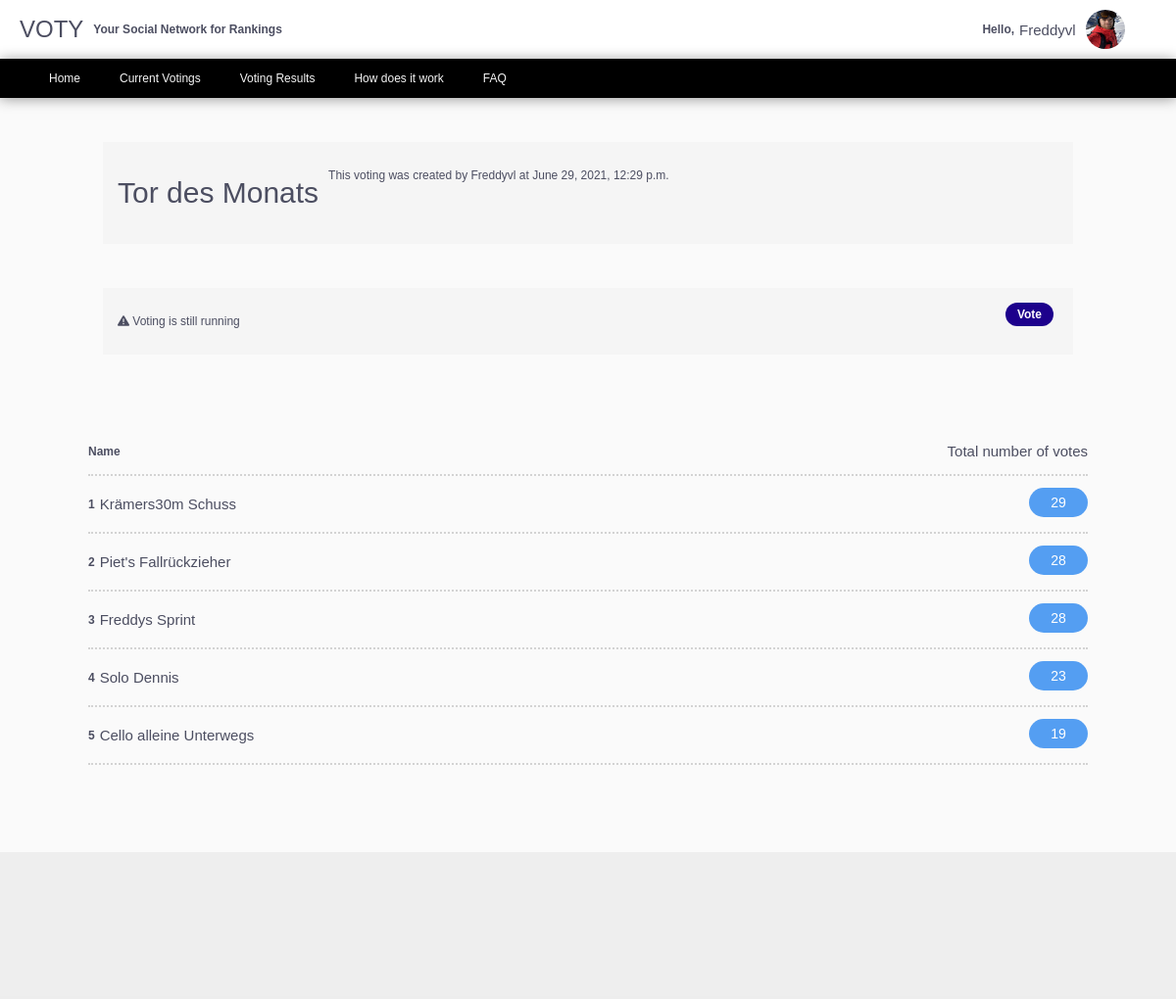
The app's page /voting/1/results/ (signed in) with its own data.
### users/models.py (models this page shows, shortened)
class Profile(models.Model):
    user = models.OneToOneField(User, on_delete=models.CASCADE)
    image = models.ImageField(default='default.jpg', upload_to='profile_pics')
    total_number_of_votings = models.SmallIntegerField(default=0)

### voting/models.py (models this page shows, shortened)
class Voting(models.Model):
    title = models.CharField(max_length=100)
    active = models.BooleanField(default=False)
    private = models.BooleanField(default=False)
    date_created = models.DateTimeField(default=timezone.now)
    author = models.ForeignKey(User, on_delete=models.CASCADE)
    number_of_votes = models.PositiveIntegerField(default=0)

class Element(models.Model):
    title = models.CharField(max_length=100)
    description = models.TextField(blank=True)
    voting = models.ForeignKey(Voting, on_delete=models.CASCADE, related_name='related_votings')
    likes = models.PositiveIntegerField(default=0)
    link = models.CharField(max_length=300, blank=True, default='https://images.pexels.com/photos/2444429/pexels-photo-2444429.jpeg?auto=compress&cs=tinysrgb&dpr=2&h=750&w=1260')

### voting/views.py (the view)
# urls.py: path('<int:pk>/results/', RankElementsListview.as_view(), name='voting-results'),
class RankElementsListview(ListView):
    model = Element
    template_name = 'voting/voting-results.html'
    ordering = ['-likes']
    def get_context_data(self, **kwargs):
        context = super().get_context_data(**kwargs)
        context['elements'] = Element.objects.filter(voting_id=self.kwargs['pk']).order_by('-likes')
        context['voting'] = Voting.objects.filter(id=self.kwargs['pk'])
        return context

### voting/templates/voting/voting-results.html
{% extends "voting/base.html" %}
{% load static %}
{% block extrahead %}
        <link rel="stylesheet" type="text/css "href="{% static 'voting/active-voting.css' %}">
{% endblock %}
{% block content %}
    <div class="active-voting-info">
        <h1>{{voting.0.title}}</h1>
        <p>This voting was created by {{ voting.0.author }} at {{ voting.0.date_created }}</p>
    </div>
    <div class="active-voting-info flex space-between">
        {% if voting.0.active %}
        <p> <i class="fas fa-exclamation-triangle"></i> Voting is still running</p>
        <a class="btn-blue " href="{% url 'voting-active' voting.0.id %}">Vote</a>
        {% else %}
         <p><i class="fas fa-check-circle"></i>  The vote is over</p>
        {% endif %}
    </div>
    <div class="results">
        <li>
            <p>Name</p>
            <p>Total number of votes</p>
        </li>
        {% for element in elements  %}
               <li>
                   <div class="flex align-items-center">
                       <p>{{ forloop.counter }}</p>
                       <p>{{element.title}}</p>
                   </div>
                   <div>
                       <p>
                           <div class="number-of-votes flex">
                               {{element.likes}}
                           </div>
                       </p>
                   </div>
               </li>
        {% endfor %}
        </div>
    </div>
{% endblock content %}

### voting/templates/voting/base.html (shortened to what this page needs)
{% load static %}
<!DOCTYPE html>
<html lang="en">
<head>
    <link rel="stylesheet" type="text/css "href="{% static 'voting/main.css' %}">
    <link rel="stylesheet" type="text/css "href="{% static 'voting/navbar-avatar.css' %}">
    <link rel="stylesheet" type="text/css "href="{% static 'voting/card.css' %}">
    {% block extrahead %}
    {% endblock %}
</head>
<body>
    <div class="navbar flex space-between">
        <div class="logo flex">
            <h1>VOTY</h1>
            <h1 style="font-size: 12px;"> Your Social Network for Rankings</h1>
        </div>
        <div class="user-menu flex align-items-center">
        {% if user.is_authenticated %}
            <div class="dropdown">
                <div class="avatar flex align-items-center">
                    <p>Hello, </p>
                    <p>{{user.username}}</p>
                    <img src="{{ user.profile.image.url }}" alt="{{ element.author }}" />
                </div>
        </div>
        {% else %}
            <a  class="btn-blue" href="{% url 'login' %}">Login </a>
            <a  href="{% url 'register' %}"> Register</a>
        {% endif %}
        </div>
    </div>
    <div class="navbar2">
        <a href="">Home</a>
        <a href="{% url 'list-of-votings' %}">Current Votings</a>
        <a href="">Voting Results</a>
        <a href="">How does it work</a>
        <a href="">FAQ</a>
    </div>
    <div class="body-content">
        <div class="content">
            {% block content %}
            {% endblock %}
        </div>
    <div class="footer">
    </div>
</body>
</html>

### voting/static/voting/main.css (style rules this page uses)
:root { --red: hsl(0, 78%, 62%); --cyan: hsl(180, 62%, 55%); --orange: hsl(34, 97%, 64%); --blue: hsl(212, 86%, 64%); --varyDarkBlue: hsl(234, 12%, 34%); --grayishBlue: hsl(229, 6%, 66%); --veryLightGray: hsl(0, 0%, 98%); --weight1: 200; --weight2: 400; --weight3: 600; }
h1:first-of-type { font-weight: var(--weight1); color: var(--varyDarkBlue); margin-right: 10px; }
h1:last-of-type { color: var(--varyDarkBlue); }
a, p:first-of-type { font-size: 12px; font-weight: var(--weight3); color: var(--varyDarkBlue); margin-right: 5px; text-decoration: none; }
p:last-of-type { color: var(--varyDarkBlue); font-weight: var(--weight1); }
.logo { margin-left: 20px; font-size: 12px; align-items: center; }
html, body { height: 100%; margin: 0; font-size: 15px; font-family: 'Poppins', sans-serif; background-color: var(--veryLightGray); }
.body-content { min-height: 100%; }
.flex { display: flex; }
.space-between { justify-content: space-between; }
.align-items-center { align-items: center; justify-content: center; }
.btn-blue { padding: 1em; height: 10px; border-radius: 50px; background-color: #1d018c; display: flex; align-items: center; color: white; }
.footer { background-color: #dedede73; height: 10em; padding: 2em; margin-top: -5em; margin-bottom: 0px; }
.content { margin: auto; width: 90%; }

### voting/static/voting/navbar-avatar.css (style rules this page uses)
.user-menu { width: 200px; margin-right: 20px; }
.navbar { background-color: white; height: 60px; width: 100%; box-shadow: 0 1px 10px rgba(0, 0, 0, 0.2); }
.navbar2 { background-color: black; height: 40px; box-shadow: 0 1px 14px rgba(0, 0, 0, 0.4); padding: 0px 50px; display: flex; align-items: center; }
.navbar2 a { font-weight: var(--weight1); color: whitesmoke; margin-right: 40px; }
.dropdown { position: relative; display: inline-block; }
.avatar img { border-radius: 50%; width: 40px; height: 40px; margin-right: 10px; margin-left: 10px; }

### voting/static/voting/card.css (style rules this page uses)
* { box-sizing: border-box; }

### voting/static/voting/active-voting.css (style rules this page uses)
.active-voting-info { display: flex; margin: 3em; padding: 1em; background-color: whitesmoke; }
.results { padding: 2em; }
.results li { display: flex; align-items: center; justify-content: space-between; border-bottom: 2px dotted lightgrey; }
.number-of-votes { background: var(--blue); border-radius: 50px; font-size: 14px; color: #fff; width: 60px; height: 30px; padding: 2px 10px; align-items: center; justify-content: space-evenly; }

### records on screen
Voting: title "Tor des Monats", author.username "Freddyvl", date_created "June 29, 2021, 12:29 p.m."
Element: title "Krämers30m Schuss", likes "29"
Element: title "Piet's Fallrückzieher", likes "28"
Element: title "Freddys Sprint", likes "28"
Element: title "Solo Dennis", likes "23"
Element: title "Cello alleine Unterwegs", likes "19"

### other values on screen
{{ user.username }} "Freddyvl"
